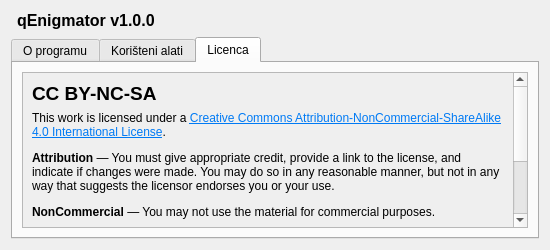
<?xml version="1.0" encoding="UTF-8"?>
<ui version="4.0">
 <class>AboutDialog</class>
 <widget class="QDialog" name="AboutDialog">
  <property name="geometry">
   <rect>
    <x>0</x>
    <y>0</y>
    <width>550</width>
    <height>250</height>
   </rect>
  </property>
  <property name="maximumSize">
   <size>
    <width>550</width>
    <height>520</height>
   </size>
  </property>
  <property name="windowTitle">
   <string>O qEnigmator-u</string>
  </property>
  <layout class="QVBoxLayout" name="verticalLayout">
   <item>
    <layout class="QHBoxLayout" name="horizontalLayout">
     <item>
      <widget class="QLabel" name="label_3">
       <property name="text">
        <string>&lt;html&gt;&lt;head/&gt;&lt;body&gt;&lt;p&gt;&lt;img src=&quot;:/icons/icons8-key-security-30.png&quot;/&gt;&lt;/p&gt;&lt;/body&gt;&lt;/html&gt;</string>
       </property>
      </widget>
     </item>
     <item>
      <widget class="QLabel" name="label_4">
       <property name="text">
        <string>&lt;html&gt;&lt;head/&gt;&lt;body&gt;&lt;p&gt;&lt;span style=&quot; font-size:12pt; font-weight:700;&quot;&gt;qEnigmator v1.0.0&lt;/span&gt;&lt;/p&gt;&lt;/body&gt;&lt;/html&gt;</string>
       </property>
      </widget>
     </item>
     <item>
      <spacer name="horizontalSpacer">
       <property name="orientation">
        <enum>Qt::Horizontal</enum>
       </property>
       <property name="sizeHint" stdset="0">
        <size>
         <width>40</width>
         <height>20</height>
        </size>
       </property>
      </spacer>
     </item>
    </layout>
   </item>
   <item>
    <widget class="QTabWidget" name="tabWidget">
     <property name="currentIndex">
      <number>2</number>
     </property>
     <widget class="QWidget" name="tab">
      <attribute name="title">
       <string>O programu</string>
      </attribute>
      <layout class="QVBoxLayout" name="verticalLayout_2">
       <item>
        <widget class="QLabel" name="label">
         <property name="text">
          <string>&lt;html&gt;&lt;head/&gt;&lt;body&gt;&lt;p&gt;Program je nastao u skopu projekta na temu &amp;quot;Kriptiranje, dekriptiranje, digitalni potpis&amp;quot; iz kolegija Operacijski sustavi 2.&lt;/p&gt;&lt;p&gt;Marijan Kovač &amp;copy; 2022&lt;br/&gt;Fakultet organizacije i informatike, Varaždin&lt;/p&gt;&lt;p&gt;&lt;img src=&quot;:/images/foi_logo.png&quot; width=&quot;80&quot; height=&quot;50&quot;/&gt;&lt;/p&gt;&lt;/body&gt;&lt;/html&gt;</string>
         </property>
         <property name="alignment">
          <set>Qt::AlignCenter</set>
         </property>
         <property name="wordWrap">
          <bool>true</bool>
         </property>
        </widget>
       </item>
      </layout>
     </widget>
     <widget class="QWidget" name="tab_2">
      <attribute name="title">
       <string>Korišteni alati</string>
      </attribute>
      <layout class="QVBoxLayout" name="verticalLayout_4">
       <item>
        <widget class="QScrollArea" name="scrollArea">
         <property name="widgetResizable">
          <bool>true</bool>
         </property>
         <widget class="QWidget" name="scrollAreaWidgetContents">
          <property name="geometry">
           <rect>
            <x>0</x>
            <y>0</y>
            <width>494</width>
            <height>338</height>
           </rect>
          </property>
          <layout class="QVBoxLayout" name="verticalLayout_3">
           <item>
            <widget class="QLabel" name="label_2">
             <property name="text">
              <string>&lt;html&gt;&lt;head/&gt;&lt;body&gt;&lt;p&gt;Program je napisan u programskom jeziku C++ pomoću sljedećih biblioteka i alata:&lt;br/&gt;&lt;/p&gt;&lt;p&gt;&lt;span style=&quot; font-weight:700;&quot;&gt;Qt &lt;br/&gt;&lt;/span&gt;&lt;span style=&quot; font-style:italic;&quot;&gt;Verzija 6.4.0&lt;/span&gt;&lt;/p&gt;&lt;p&gt;&lt;a href=&quot;https://www.qt.io/&quot;&gt;&lt;img src=&quot;:/images/qt_logo.png&quot;/&gt;&lt;/a&gt;&lt;/p&gt;&lt;p&gt;&lt;br/&gt;&lt;/p&gt;&lt;p&gt;&lt;span style=&quot; font-weight:700;&quot;&gt;Chilkat software &lt;br/&gt;&lt;/span&gt;&lt;span style=&quot; font-style:italic;&quot;&gt;Verzija 9.5.0&lt;/span&gt;&lt;/p&gt;&lt;p&gt;&lt;a href=&quot;https://www.chilkatsoft.com/&quot;&gt;&lt;img src=&quot;:/images/chilkat_logo.jpg&quot;/&gt;&lt;/a&gt;&lt;/p&gt;&lt;/body&gt;&lt;/html&gt;</string>
             </property>
             <property name="alignment">
              <set>Qt::AlignCenter</set>
             </property>
             <property name="wordWrap">
              <bool>true</bool>
             </property>
            </widget>
           </item>
          </layout>
         </widget>
        </widget>
       </item>
      </layout>
     </widget>
     <widget class="QWidget" name="tab_3">
      <attribute name="title">
       <string>Licenca</string>
      </attribute>
      <layout class="QVBoxLayout" name="verticalLayout_5">
       <item>
        <widget class="QScrollArea" name="scrollArea_2">
         <property name="widgetResizable">
          <bool>true</bool>
         </property>
         <widget class="QWidget" name="scrollAreaWidgetContents_2">
          <property name="geometry">
           <rect>
            <x>0</x>
            <y>-149</y>
            <width>494</width>
            <height>293</height>
           </rect>
          </property>
          <layout class="QVBoxLayout" name="verticalLayout_6">
           <item>
            <layout class="QHBoxLayout" name="horizontalLayout_2">
             <item>
              <widget class="QLabel" name="label_7">
               <property name="text">
                <string>&lt;html&gt;&lt;head/&gt;&lt;body&gt;&lt;p&gt;&lt;span style=&quot; font-size:14pt; font-weight:700;&quot;&gt;CC BY-NC-SA&lt;/span&gt;&lt;/p&gt;&lt;/body&gt;&lt;/html&gt;</string>
               </property>
              </widget>
             </item>
             <item>
              <spacer name="horizontalSpacer_2">
               <property name="orientation">
                <enum>Qt::Horizontal</enum>
               </property>
               <property name="sizeHint" stdset="0">
                <size>
                 <width>40</width>
                 <height>20</height>
                </size>
               </property>
              </spacer>
             </item>
             <item>
              <widget class="QLabel" name="label_6">
               <property name="text">
                <string>&lt;html&gt;&lt;head/&gt;&lt;body&gt;&lt;p&gt;&lt;img src=&quot;:/icons/88x31.png&quot;/&gt;&lt;/p&gt;&lt;/body&gt;&lt;/html&gt;</string>
               </property>
              </widget>
             </item>
            </layout>
           </item>
           <item>
            <widget class="QLabel" name="label_5">
             <property name="text">
              <string>&lt;!DOCTYPE HTML PUBLIC &quot;-//W3C//DTD HTML 4.0//EN&quot; &quot;http://www.w3.org/TR/REC-html40/strict.dtd&quot;&gt;
&lt;html&gt;&lt;head&gt;&lt;meta name=&quot;qrichtext&quot; content=&quot;1&quot; /&gt;&lt;meta charset=&quot;utf-8&quot; /&gt;&lt;style type=&quot;text/css&quot;&gt;
p, li { white-space: pre-wrap; }
hr { height: 1px; border-width: 0; }
&lt;/style&gt;&lt;/head&gt;&lt;body style=&quot; font-family:'Segoe UI'; font-size:9pt; font-weight:400; font-style:normal;&quot;&gt;
&lt;p style=&quot; margin-top:0px; margin-bottom:0px; margin-left:0px; margin-right:0px; -qt-block-indent:0; text-indent:0px;&quot;&gt;This work is licensed under a &lt;a href=&quot;https://creativecommons.org/licenses/by-nc-sa/4.0/&quot;&gt;&lt;span style=&quot; text-decoration: underline; color:#007af4;&quot;&gt;Creative Commons Attribution-NonCommercial-ShareAlike 4.0 International License&lt;/span&gt;&lt;/a&gt;.&lt;/p&gt;
&lt;p style=&quot; margin-top:12px; margin-bottom:12px; margin-left:0px; margin-right:0px; -qt-block-indent:0; text-indent:0px;&quot;&gt;&lt;span style=&quot; font-weight:700;&quot;&gt;Attribution&lt;/span&gt; — You must give appropriate credit, provide a link to the license, and indicate if changes were made. You may do so in any reasonable manner, but not in any way that suggests the licensor endorses you or your use.&lt;/p&gt;
&lt;p style=&quot; margin-top:12px; margin-bottom:12px; margin-left:0px; margin-right:0px; -qt-block-indent:0; text-indent:0px;&quot;&gt;&lt;span style=&quot; font-weight:700;&quot;&gt;NonCommercial&lt;/span&gt; — You may not use the material for commercial purposes.&lt;/p&gt;
&lt;p style=&quot; margin-top:12px; margin-bottom:12px; margin-left:0px; margin-right:0px; -qt-block-indent:0; text-indent:0px;&quot;&gt;&lt;span style=&quot; font-weight:700;&quot;&gt;ShareAlike&lt;/span&gt; — If you remix, transform, or build upon the material, you must distribute your contributions under the same license as the original.&lt;/p&gt;
&lt;p style=&quot; margin-top:12px; margin-bottom:12px; margin-left:0px; margin-right:0px; -qt-block-indent:0; text-indent:0px;&quot;&gt;&lt;span style=&quot; font-weight:700;&quot;&gt;No additional restrictions&lt;/span&gt; — You may not apply legal terms or technological measures that legally restrict others from doing anything the license permits.&lt;/p&gt;
&lt;p style=&quot;-qt-paragraph-type:empty; margin-top:12px; margin-bottom:12px; margin-left:0px; margin-right:0px; -qt-block-indent:0; text-indent:0px;&quot;&gt;&lt;br /&gt;&lt;/p&gt;&lt;/body&gt;&lt;/html&gt;</string>
             </property>
             <property name="wordWrap">
              <bool>true</bool>
             </property>
            </widget>
           </item>
          </layout>
         </widget>
        </widget>
       </item>
      </layout>
     </widget>
    </widget>
   </item>
  </layout>
 </widget>
 <resources/>
 <connections/>
</ui>
